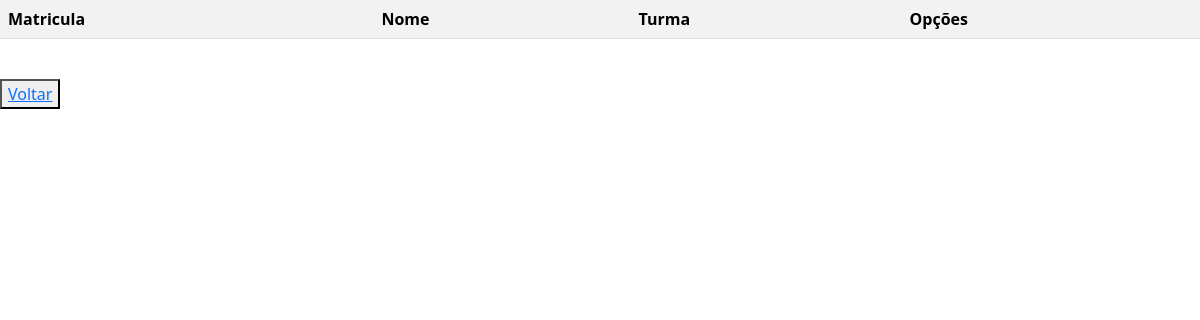
Page /crud/crud_aluno/listar.php (signed in) on the earlier database version.
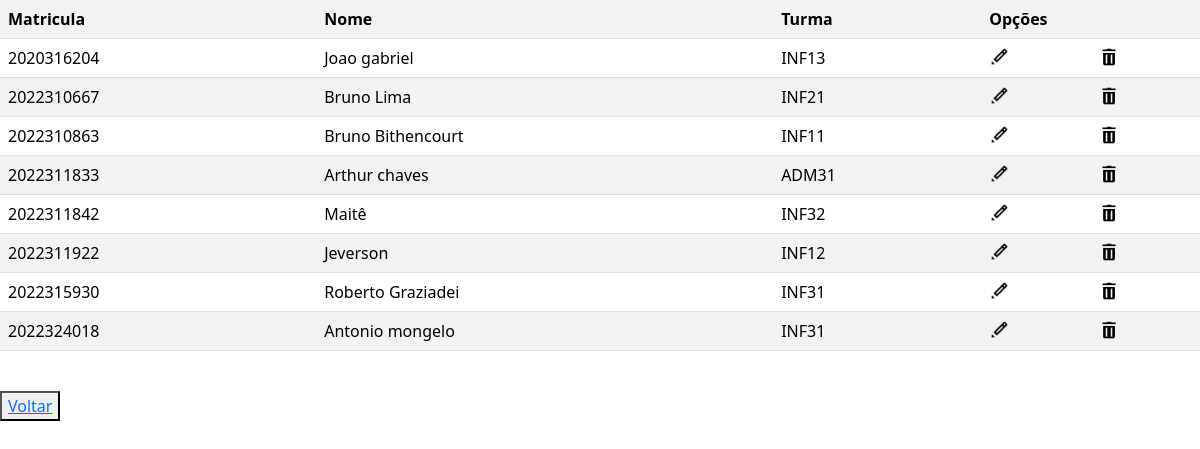
Same page on the later database version.
### tables this page shows
CREATE TABLE IF NOT EXISTS `aluno` (
  `matricula` int NOT NULL AUTO_INCREMENT,
  `nome` varchar(255) NOT NULL,
  `turma` int NOT NULL,
  PRIMARY KEY (`matricula`)
);

CREATE TABLE IF NOT EXISTS `turma` (
  `id_turma` int NOT NULL AUTO_INCREMENT,
  `nome_turma` varchar(255) NOT NULL,
  PRIMARY KEY (`id_turma`)
);

### crud/crud_aluno/listar.php (the view, shortened to what this page needs)
<?php
include('../../conecta.php');
echo "<link rel='stylesheet' href='https://cdn.jsdelivr.net/npm/bootstrap@5.3.3/dist/css/bootstrap.min.css'>";
$sql = "SELECT * FROM aluno
    inner join turma on turma = id_turma";
$resultado = mysqli_query($conexao, $sql);
echo '<table class="table table-white table-striped">
<tr>
<th scope="col">Matricula</th>
<th scope="col">Nome</th>
<th scope="col">Turma</th>
<th colspan=3>Opções</th>
</tr>';
while ($dados = mysqli_fetch_assoc($resultado)) {
    echo '<tr>';
    echo '<td>' . $dados['matricula'] . '</td>';
    echo '<td>' . $dados['nome'] . '</td>';
    echo '<td>' . $dados['nome_turma'] . '</td>';
    echo '<td> <a href="formedit.php?matricula=' . $dados['matricula'] . '"> <img src="imagens/editar.png" width="20" height="20"> </a> </td>';
    echo '<td> <a href="excluir?matricula=' . $dados['matricula'] . '"> <img src="imagens/excluir.png" width="20" height="20"> </a> </td>';
    echo '</tr>';
}
echo '</table>' . "<br>";
echo '<button><a href="index.php">Voltar</a></button>';

Differences in the rows shown:
added aluno: matricula "2020316204", nome "Joao gabriel", turma.nome_turma "INF13"
added aluno: matricula "2022310667", nome "Bruno Lima", turma.nome_turma "INF21"
added aluno: matricula "2022310863", nome "Bruno Bithencourt", turma.nome_turma "INF11"
added aluno: matricula "2022311833", nome "Arthur chaves", turma.nome_turma "ADM31"
added aluno: matricula "2022311842", nome "Maitê", turma.nome_turma "INF32"
added aluno: matricula "2022311922", nome "Jeverson", turma.nome_turma "INF12"
now on this page (row edited): aluno: matricula "2022315930", nome "Roberto Graziadei", turma.nome_turma "INF31"
added aluno: matricula "2022324018", nome "Antonio mongelo", turma.nome_turma "INF31"
